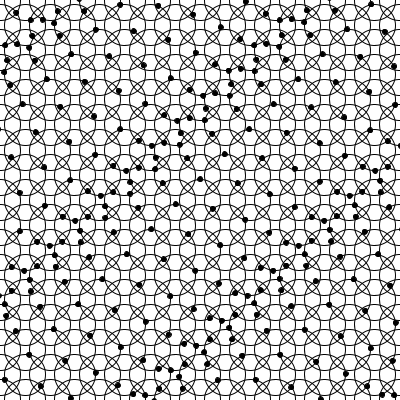
Frame 1 (no input)
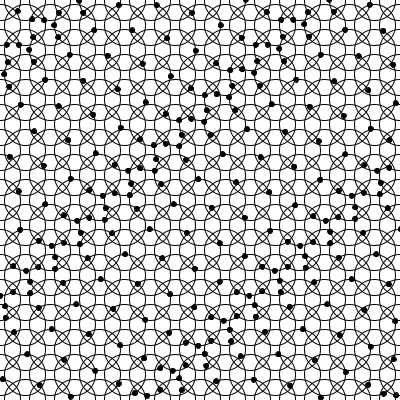
Frame 60 (the mouse pressed at the canvas centre just before this capture)
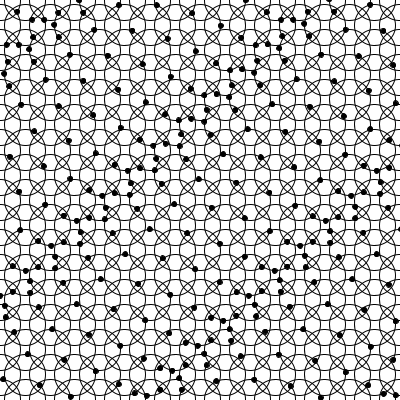
Frame 120 (the mouse held since frame 60 and released just before this capture)

The Processing sketch that drew these frames (run headless with seeded random() and noise(); from frame 60 on, the mouse is pressed at the canvas centre):

// Processing sketch: rotatingCircle
// ── rotatingCircle.pde
float angle=0;
float phi=0;
float spacing = 25;
float size = spacing*5/3;
void setup(){
  size(400,400);
}

void draw(){
  background(255);
  float ix = 0, iy = 0;
  for (int i = 0; i<20; i++){
    for (int j=0; j<20; j++){
      float x = ix+i*spacing;
      float y = iy+j*spacing;
      angle += 0.66; //<>//
      noFill(); //<>//
      ellipse(x,y,size,size);
      // satellite
      fill(0);
      float sx = x+cos(angle+phi)*size/2;
      float sy = y+sin(angle+phi)*size/2;
      ellipse(sx,sy,5,5);
    }
  }
  angle = 0;
  phi += 0.105;
}
